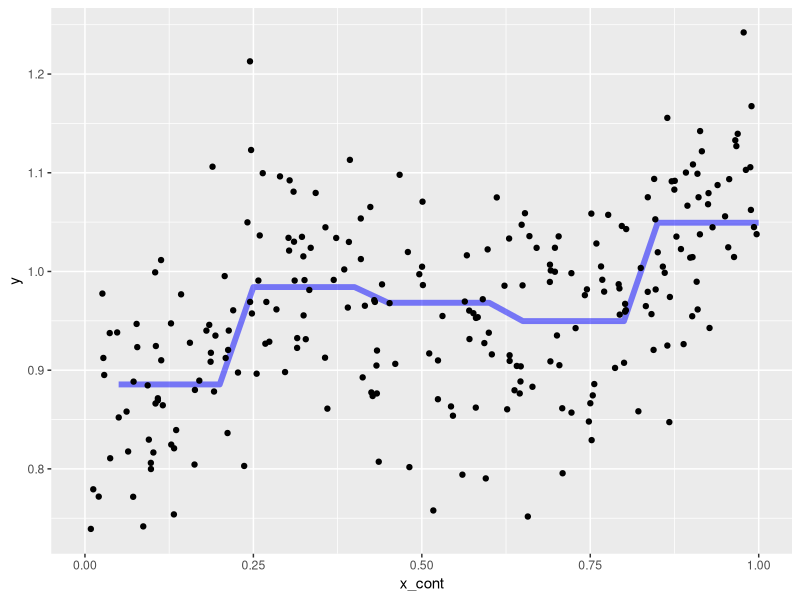
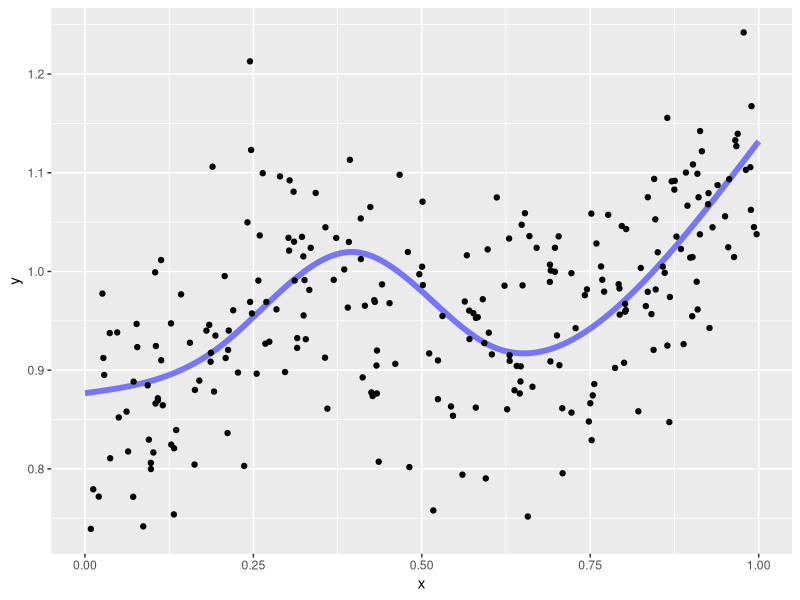

R code for these plots, in order: (Note: this script raises an error after producing the figures.)
library(ggplot2)
library(splines)

test_cuts_vs_splines <- function(signal, N, noise,
                                 range=c(0, 1),
                                 max_parameters=50,
                                 seed=154) {

  if(max_parameters < 8) {
    stop("Please pass max_parameters >= 8, otherwise the plots look kinda bad.")
  }

  out_obj <- list()

  set.seed(seed)

  #---- Make training and testing data sets.
  x_train <- runif(N, range[1], range[2])
  x_test <- runif(N, range[1], range[2])

  y_train <- signal(x_train) + rnorm(N, 0, noise)
  y_test <- signal(x_test) + rnorm(N, 0, noise)

  out_obj$training_data <- data.frame(x = x_train, y = y_train)
  out_obj$testing_data <- data.frame(x = x_test, y = y_test)

  #---- Draw a simple line plot of the true signal
  df_signal_plot <- data.frame(
    x = seq(range[1], range[2], length.out = 100)
  )
  df_signal_plot$y <- signal(df_signal_plot$x)
  out_obj$signal_plot <- ggplot(data = df_signal_plot) +
    geom_line(aes(x = x, y = y)) +
    labs(title = "True Signal")

  #---- A plot of the training and testing data
  df_data_plot <- data.frame(
    x = c(x_train, x_test),
    y = c(y_train, y_test),
    id = c(rep("train", N), rep("test", N))
  )
  out_obj$data_plot <- ggplot(data = df_data_plot) +
    geom_point(aes(x=x, y=y)) +
    facet_wrap(~ id) +
    labs(title = "Training and Testing Data")

  #--- A plot of the signal and data together
  out_obj$signal_and_data_plot <- ggplot() +
    geom_line(aes(x = x, y = y), color = 'blue', size = 2, alpha = 0.6,
              data = df_signal_plot) +
    geom_point(aes(x = x, y = y), data = df_data_plot) +
    facet_wrap(~ id) +
    labs(title = "Training and Testing Data with True Signal")

  #----- lm with various groupings -------------
  models_with_groupings <- list()
  train_errors_cuts <- rep(NULL, length(models_with_groupings))
  test_errors_cuts <- rep(NULL, length(models_with_groupings))

  for (n_groups in 3:max_parameters) {
    cut_points <- seq(range[1], range[2], length.out = n_groups + 1)
    x_train_factor <- cut(x_train, cut_points)
    factor_train_data <- data.frame(x = x_train_factor, y = y_train)
    models_with_groupings[[n_groups]] <- lm(y ~ x, data = factor_train_data)

    # Training error rate
    train_preds <- predict(models_with_groupings[[n_groups]], factor_train_data)
    soses <- (1/N) * sum( (y_train - train_preds)**2)
    train_errors_cuts[n_groups - 2] <- soses

    # Testing error rate
    x_test_factor <- cut(x_test, cut_points)
    factor_test_data <- data.frame(x = x_test_factor, y = y_test)
    test_preds <- predict(models_with_groupings[[n_groups]], factor_test_data)
    soses <- (1/N) * sum( (y_test - test_preds)**2)
    test_errors_cuts[n_groups - 2] <- soses
  }
  out_obj$models_with_groupings <- models_with_groupings

  error_df_cuts <- data.frame(
    x = rep(3:max_parameters, 2),
    e = c(train_errors_cuts, test_errors_cuts),
    id = c(rep("train", length(train_errors_cuts)),
           rep("test", length(test_errors_cuts))),
    type = "cuts"
  )
  out_obj$errors_cuts_plot <- ggplot(data = error_df_cuts) +
    geom_line(aes(x = x, y = e)) +
    facet_wrap(~ id) +
    labs(title = "Error Rates with Grouping Transformations",
         x = ("Number of Estimated Parameters"),
         y = ("Average Squared Error"))

  #----- lm with natural splines -------------
  models_with_splines <- list()
  train_errors_splines <- rep(NULL, length(models_with_groupings))
  test_errors_splines <- rep(NULL, length(models_with_groupings))

  for (deg_freedom in 3:max_parameters) {
    knots <- seq(range[1], range[2], length.out = deg_freedom + 1)[2:deg_freedom]

    train_data <- data.frame(x = x_train, y = y_train)
    models_with_splines[[deg_freedom]] <- lm(y ~ ns(x, knots=knots), data = train_data)

    # Training error rate
    train_preds <- predict(models_with_splines[[deg_freedom]], train_data)
    soses <- (1/N) * sum( (y_train - train_preds)**2)
    train_errors_splines[deg_freedom - 2] <- soses

    # Testing error rate
    test_data <- data.frame(x = x_test, y = y_test)
    test_preds <- predict(models_with_splines[[deg_freedom]], test_data)
    soses <- (1/N) * sum( (y_test - test_preds)**2)
    test_errors_splines[deg_freedom - 2] <- soses
  }
  out_obj$models_with_splines <- models_with_splines

  error_df_splines <- data.frame(
    x = rep(3:max_parameters, 2),
    e = c(train_errors_splines, test_errors_splines),
    id = c(rep("train", length(train_errors_splines)),
           rep("test", length(test_errors_splines))),
    type = "splines"
  )
  out_obj$errors_splines_plot <- ggplot(data = error_df_splines) +
    geom_line(aes(x = x, y = e)) +
    facet_wrap(~ id) +
    labs(title = "Error Rates with Natural Cubic Spline Transformations",
         x = ("Number of Estimated Parameters"),
         y = ("Average Squared Error"))


  error_df <- rbind(error_df_cuts, error_df_splines)
  out_obj$error_df <- error_df

  # The training error for the first cut model is always an outlier, and
  # messes up the y range of the plots.
  y_lower_bound <- min(c(train_errors_cuts, train_errors_splines))
  y_upper_bound = train_errors_cuts[2]
  out_obj$errors_comparison_plot <- ggplot(data = error_df) +
    geom_line(aes(x = x, y = e)) +
    facet_wrap(~ id*type) +
    scale_y_continuous(limits = c(y_lower_bound, y_upper_bound)) +
    labs(
      title = ("Binning vs. Natural Splines"),
      x = ("Number of Estimated Parameters"),
      y = ("Average Squared Error"))

  out_obj
}


#---- A very non linear function
true_signal_weird <- function(x) {
  x*x*x*(x-1) + 2*(1/(1+exp(-.5*(x-.5)))) - 3.5*(x > .2)*(x < .5)*(x - .2)*(x - .5)
}
obj <- test_cuts_vs_splines(true_signal_weird, 250, 0.075)


# Plot the data and predicted values from the grouping model
M <- obj$models_with_groupings[[5]]

plot_df <- data.frame(x_cont=seq(0, 1, 0.05))
plot_df$x <- cut(plot_df$x_cont, seq(0, 1, length.out = 6))
plot_df$y <- predict(M, newdata=plot_df)

ggplot() +
  geom_line(aes(x=x_cont, y=y), data=plot_df, color="blue", size=2, alpha=0.5) +
  geom_point(aes(x=x, y=y), data=obj$testing_data)

# Plot the data and predicted values from the spline model
M <- obj$models_with_splines[[5]]

plot_df <- data.frame(x=seq(0, 1, 0.005))
plot_df$y <- predict(M, newdata=plot_df)

ggplot() +
  geom_line(aes(x=x, y=y), data=plot_df, color="blue", size=2, alpha=0.5) +
  geom_point(aes(x=x, y=y), data=obj$testing_data)

#--- Let's run the experiment a ton of times to make sure of our conclusions
weird_replicates <- list()
for(i in 1:25) {
  weird_replicates[[i]] <- test_cuts_vs_splines(true_signal_weird, 500, 0.075, seed=100*i)
}

K <- nrow(weird_replicates[[1]]$error_df)
errors <- do.call(rbind, lapply(weird_replicates, `[[`, "error_df"))
errors$model_id <- rep(1:25, each=K)

# Summarize and make the average error curve
errors_summary <- errors %>%
  group_by_(.dots=c("x", "id", "type")) %>%
  summarize(e = mean(e))

ggplot() +
  geom_line(aes(x=x, y=e, group=model_id), alpha=0.25, data=errors) +
  geom_line(aes(x=x, y=e), data=errors_summary, size=2) +
  facet_wrap(~ id*type)


#--- A sinusoidal signal function





true_signal_sin <- function(x) {
  x + 1.5*sin(3*2*pi*x)
}

obj <- test_cuts_vs_splines(true_signal_sin, 250, 1)


obj <- test_cuts_vs_splines(function(x) {x}, 250, .2)

